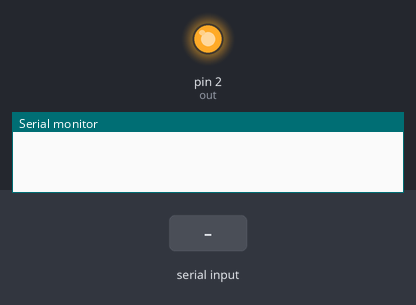
The sketch below on a simulated Arduino Uno, built with avr-gcc and run on an emulated ATmega328P. Parts: output pins drawn as LEDs (lit = HIGH), the last lines printed to the serial monitor. The inputs (shaded band) are chosen by the test bench.

Above: at 1.2 s.
1.3 s: "2\n" received over Serial
At 2.5 s:
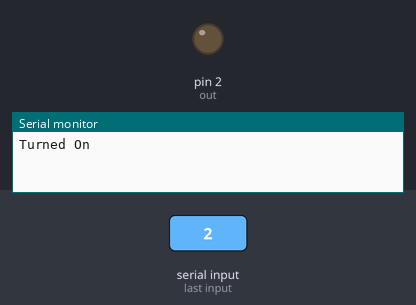
2.8 s: "1\n" received over Serial
At 3.9 s:
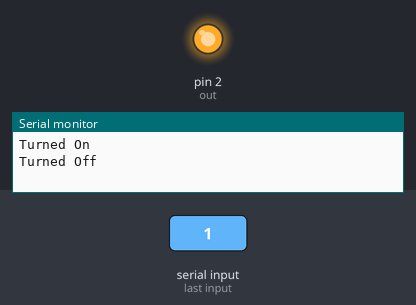
Timing chart, 0 to 5.8 s (numbered marks = the images above; inputs shaded):
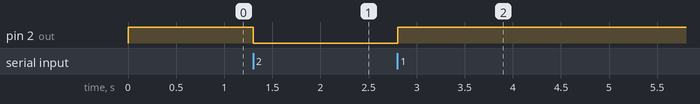

Measured:
- after the input at 1.3 s, pin 2 (out): HIGH → LOW at once
- after the input at 2.8 s, pin 2 (out): LOW → HIGH at once

The sketch:

SerialMonitorBasedRelayOp.ino
```cpp
#define low HIGH
#define high LOW
int out = 2;
int current;
void setup() {
  // put your setup code here, to run once:
  pinMode(out, OUTPUT);
  Serial.begin(9600);
  digitalWrite(out, low);
  current = 1;
}

void loop() {
  // put your main code here, to run repeatedly:
  while(Serial.available()==0){}
  current = Serial.parseInt();
  if(current == 1){
    digitalWrite(out, low);
    Serial.println("Turned Off");
  }
  else if(current == 2){
    digitalWrite(out, high);
    Serial.println("Turned On");
  }
}
```
